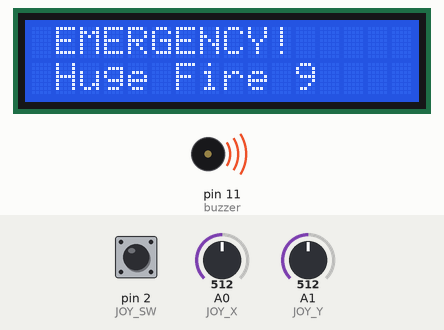
The sketch below on a simulated Arduino Uno, built with avr-gcc and run on an emulated ATmega328P. On the bench: 16×2 character LCD, buzzer (waves = sounding, pin HIGH). The inputs (shaded band) are chosen by the test bench; at power-on: pin 2 (JOY_SW) HIGH, A0 (JOY_X) = 512, A1 (JOY_Y) = 512. Random numbers use the default seed unless the sketch sets one; what the sketch prints to the serial monitor is not drawn.

Above: at 1.7 s.
At 7.4 s:
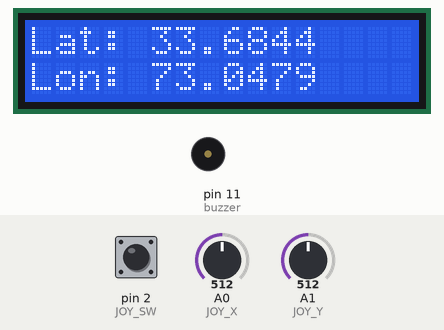
7.5 s: pin 2 (JOY_SW) pulled LOW for 3.2 s
At 8.2 s:
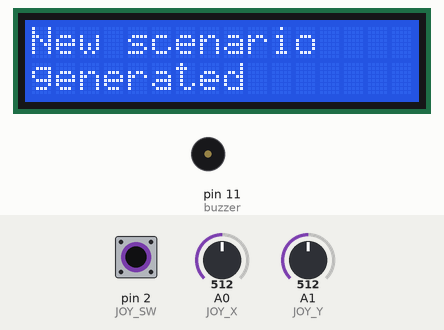
12.3 s: A0 (JOY_X) set to 689
13.8 s: A0 (JOY_X) set to 709
At 14.1 s:
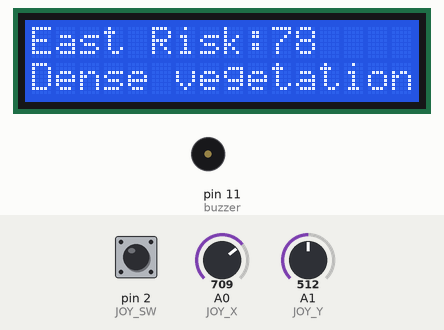
15.3 s: pin 2 (JOY_SW) pulled LOW for 0.15 s
At 17.4 s:
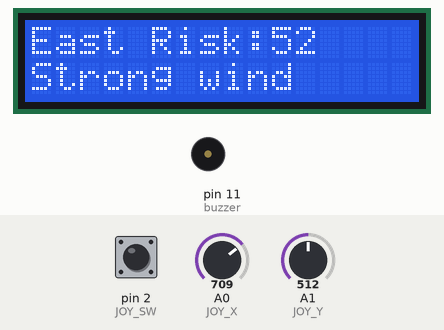
18.0 s: A1 (JOY_Y) set to 683
19.5 s: A1 (JOY_Y) set to 711
At 20.7 s:
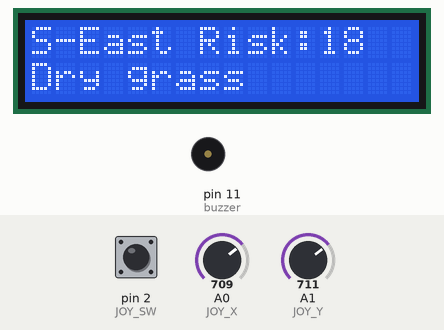
Timing chart, 0 to 22.0 s (numbered marks = the images above; inputs shaded):
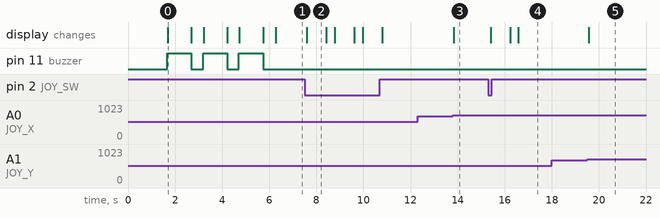

The sketch:

fire_spread.ino
```cpp
#include <Wire.h>
#include <LiquidCrystal_I2C.h>

LiquidCrystal_I2C lcd(0x27, 16, 2);

const int JOY_X  = A0;
const int JOY_Y  = A1;
const int JOY_SW = 2;
const int buzzer = 11;


const float FIRE_LAT = 33.6844;
const float FIRE_LON = 73.0479;


int  risk[3][3];
byte cause[3][3];

const char* dirNames[3][3] = {
  { "N-West", "North", "N-East" },
  { "West",   "FIRE",  "East"   },
  { "S-West", "South", "S-East" }
};

const char* causes[] = {
  "Dryness",
  "Dense vegetation",
  "Strong wind",
  "Low humidity",
  "Steep slope",
  "Dry grass",
  "High temperature"
};
const byte NUM_CAUSES = sizeof(causes) / sizeof(causes[0]);


int spreadRow = 0;
int spreadCol = 1;


int lastRow = -1;
int lastCol = -1;

// ---------- Helpers ----------
void printLine(byte row, String text) {
  while (text.length() < 16) text += ' ';
  lcd.setCursor(0, row);
  lcd.print(text.substring(0, 16));
}

void showDefault() {
  printLine(0, "Lat: " + String(FIRE_LAT, 4));
  printLine(1, "Lon: " + String(FIRE_LON, 4));
}

void showDirection(int r, int c) {
  printLine(0, String(dirNames[r][c]) + " Risk:" + String(risk[r][c]));
  printLine(1, causes[cause[r][c]]);
}
void emergency() {
  for (int i = 0; i < 3; i++) {

    digitalWrite(buzzer, HIGH);

    lcd.setCursor(0, 0);
    lcd.print(" EMERGENCY! ");

    lcd.setCursor(0, 1);
    lcd.print(" Huge Fire ");

    delay(1000);

    digitalWrite(buzzer, LOW);
    lcd.clear();

    delay(500);
  }}

void generateScenario() {

  int idx = random(8);
  if (idx >= 4) idx++;
  spreadRow = idx / 3;
  spreadCol = idx % 3;

  for (int r = 0; r < 3; r++) {
    for (int c = 0; c < 3; c++) {
      if (r == 1 && c == 1) {
        risk[r][c]  = 0;
        cause[r][c] = 0;
      } else if (r == spreadRow && c == spreadCol) {
        risk[r][c]  = random(75, 100);
        cause[r][c] = random(NUM_CAUSES);
      } else {
        risk[r][c]  = random(5, 60);
        cause[r][c] = random(NUM_CAUSES);
      }
    }
  }


  Serial.println("--- New scenario (risk) ---");
  for (int r = 0; r < 3; r++) {
    for (int c = 0; c < 3; c++) {
      Serial.print(r == 1 && c == 1 ? "FIRE" : String(risk[r][c]));
      Serial.print('\t');
    }
    Serial.println();
  }
  Serial.print("Main spread direction: ");
  Serial.println(dirNames[spreadRow][spreadCol]);
}

void setup() {
  Serial.begin(9600);
  pinMode(JOY_SW, INPUT_PULLUP);
  pinMode(buzzer,OUTPUT);

  randomSeed(analogRead(A5));

  lcd.init();
  lcd.backlight();

  printLine(0, "Fire Spread Demo");
  printLine(1, "Generating...");
  delay(1500);

  generateScenario();
  showDefault();
  emergency();
}

void loop() {

  if (digitalRead(JOY_SW) == LOW) {
    generateScenario();
    lastRow = -1;
    lastCol = -1;
    printLine(0, "New scenario");
    printLine(1, "generated");
    delay(800);
    showDefault();
    delay(300);
    return;
  }

  int x = analogRead(JOY_X);
  int y = analogRead(JOY_Y);


  int dx = (x > 700) ? 1 : (x < 300) ? -1 : 0;
  int dy = (y > 700) ? 1 : (y < 300) ? -1 : 0;

  int r = 1 + dy;
  int c = 1 + dx;

  if (r != lastRow || c != lastCol) {
    lastRow = r;
    lastCol = c;
    if (r == 1 && c == 1) {
      showDefault();
    } else {
      showDirection(r, c);
    }
  }

  delay(50);
}
```

Measured:
- the behaviour switches between 700 and 701 on A0 (JOY_X) (found by bisection; images 2 and 3)
- the behaviour switches between 700 and 701 on A1 (JOY_Y) (found by bisection; images 4 and 5)
- after the input at 7.5 s, the display: changes after 0.09 s (image 2)
- after the input at 12.3 s, every drawn part: stays the same
- after the input at 13.8 s, the display: changes at once (image 3)
- after the input at 15.3 s, the display: first changes after 0.10 s (image 4 shows a later state)
- after the input at 18.0 s, every drawn part: stays the same
- after the input at 19.5 s, the display: changes after 0.06 s (image 5)
- what the display in image 0 shows lasts 1.0 s, from 1.7 s to 2.7 s
